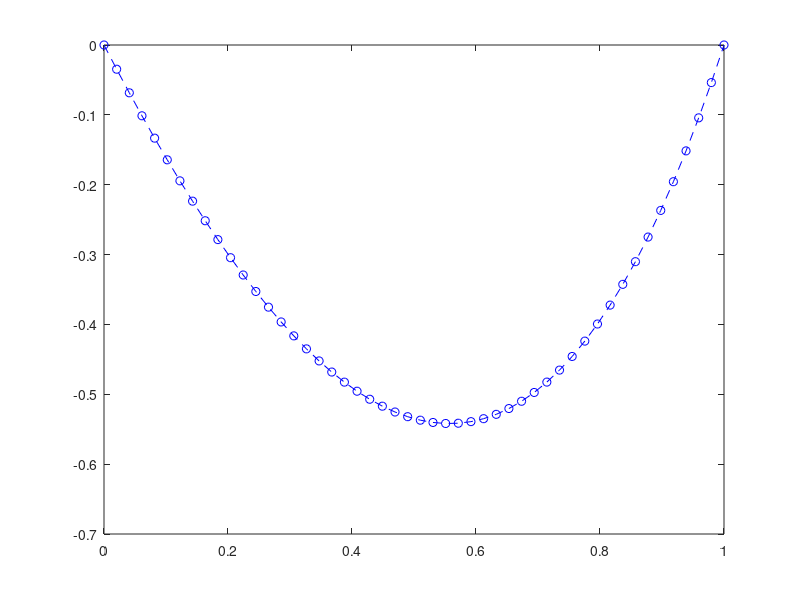

Recreate this plot in MATLAB.

x = linspace(0,1,50);

y = zeros([50,1]);


for i = 1:50
    
    y(i) = x(i)*(exp(x(i))-exp(1));
end

plot(x,y,'b--o');
